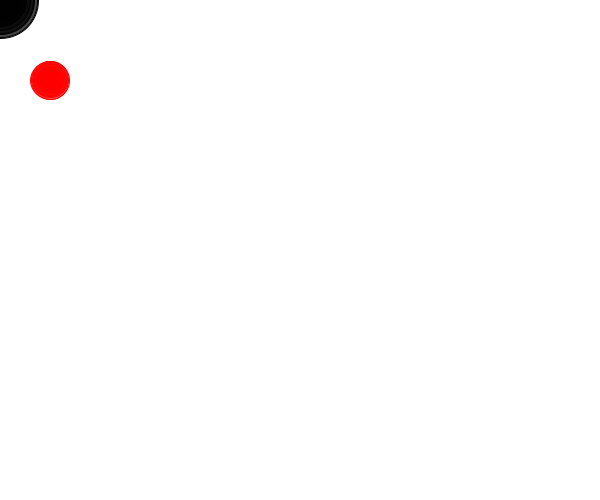
Frame 1 (no input)
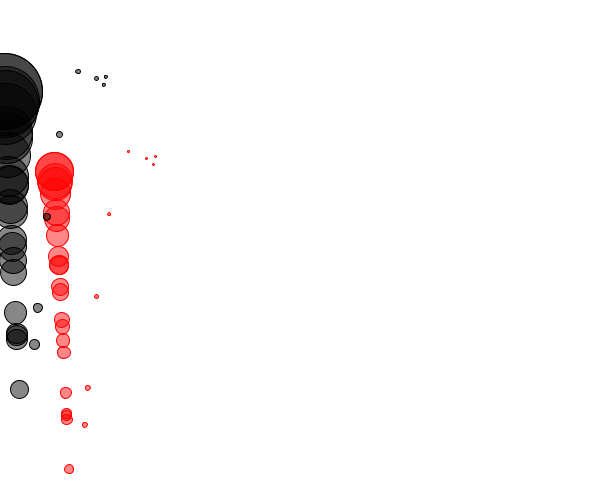
Frame 60 (the mouse pressed at the canvas centre just before this capture)
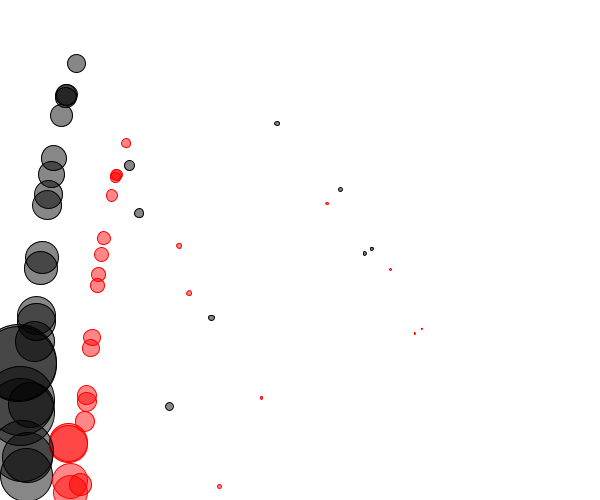
Frame 120 (the mouse held since frame 60 and released just before this capture)

The Processing sketch that drew these frames (run headless with seeded random() and noise(); from frame 60 on, the mouse is pressed at the canvas centre):

// Processing sketch: processing_157900
// ── processing_157900.pde

Mover[] movers = new Mover[30];

void setup() {
  size(600, 500);
  background(255);
  
  for (int i = 0; i < movers.length; i++) {
    movers[i] = new Mover(random(0.1,4),0,0);
  }
}

void draw() {
  background(255);
  
  
  PVector wind = new PVector(0.01,0);
  PVector gravity = new PVector(0,0.2);
  
  for (int i = 0; i < movers.length; i++) {
    
    float c = 0.01;
    PVector friction = movers[i].velocity.get();
    friction.mult(-1);
    friction.normalize();
    friction.mult(c);
    
    movers[i].applyForce(friction);
    movers[i].applyForce(wind);
    movers[i].applyForce(gravity);
    
    movers[i].update();
    movers[i].display();
    movers[i].checkEdges();  
  }
}

class Mover {

  PVector location;
  PVector velocity;
  PVector acceleration;
  PVector gravity;
  
  float mass;
  
  Mover(float m, float x, float y) {
    
    mass = m;
    
    location = new PVector(x,y);
    velocity = new PVector(0, 0);
    acceleration = new PVector(0,0);
  }
  
  void applyForce(PVector force) {
    PVector f = PVector.div(force,mass);
    acceleration.add(f);
  }

  void update() {
    
    velocity.add(acceleration);
    location.add(velocity);
    
    acceleration.mult(0);
  }

  void display() {
    stroke(0);
    fill(0,120);
    ellipse(location.x, location.y, mass*20, mass*20);
    
    stroke(255,0,0);
    fill(255,0,0,120);
    ellipse(location.x+50, location.y+80, mass*10, mass*10);
  }

  void checkEdges() {

    if (location.x > width) {
      location.x = width-20;
      velocity.x = velocity.x *= -1;
    }else if (location.x < 0) {
      velocity.x *= -1;
      location.x = 0;
    }

    if (location.y > height) {
      velocity.y *= -1;
      location.y = height;
      }else if(location.y < 0) {
      velocity.y *= -1;
      location.y = 0;
    }
  }
}
  
